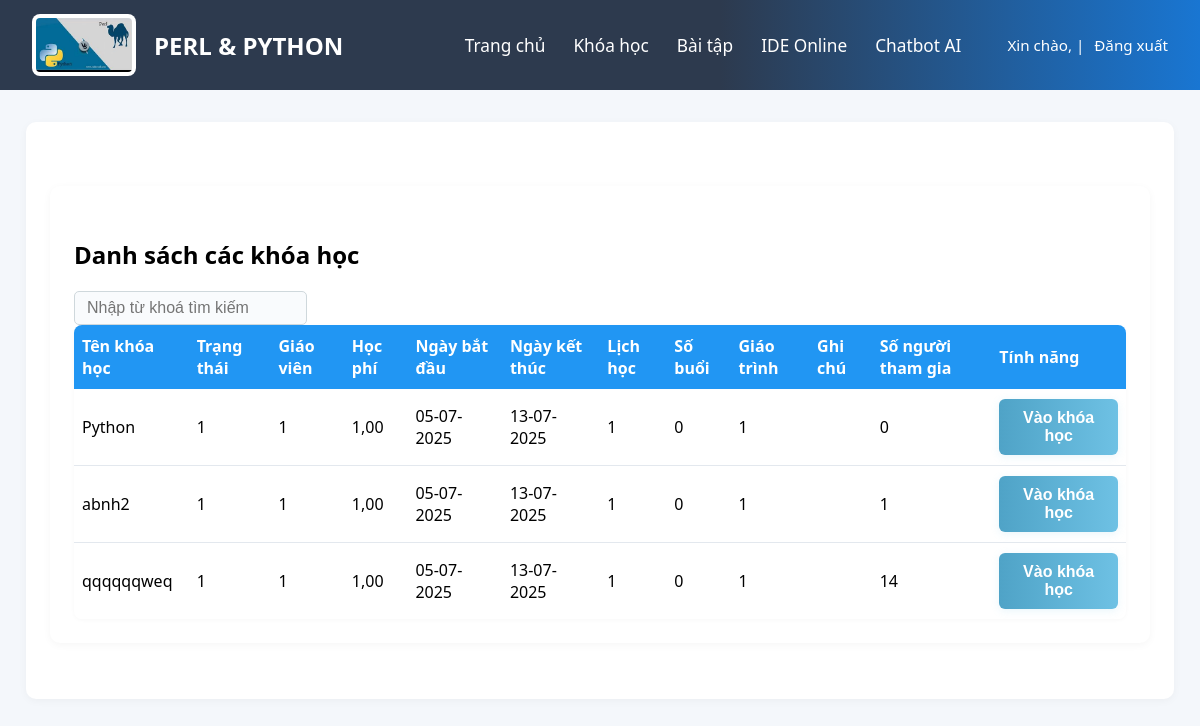
Screenshot of /student/course/ with the database file from the repository.
### teacherapp/models.py (models this page shows, shortened)
class Course(models.Model):
    name = models.CharField(max_length=200)
    status = models.CharField(max_length=50)
    teacher = models.CharField(max_length=100)
    fee = models.DecimalField(max_digits=10, decimal_places=2, null=True, blank=True)
    start_date = models.DateField()
    end_date = models.DateField()
    schedule = models.CharField(max_length=200)
    sessions = models.IntegerField(default=0)  # Tổng số buổi
    curriculum = models.TextField(blank=True)
    note = models.TextField(blank=True)
    participants = models.IntegerField(default=0)
    created_by = models.ForeignKey(User, on_delete=models.CASCADE, null=True, blank=True)

### studentapp/views.py (the view)
# urls.py: path('course/', views.course, name='course'),
def course(request):
    courses = Course.objects.all().order_by('-id')
    return render(request, "student_page/course.html", {"courses": courses})

### templates/student_page/course.html (shortened to what this page needs)
{% extends 'student_page/student_base.html' %}
{% load static %}
{% block extra_css %}
    <link rel="stylesheet" href="{% static 'css/course_management.css' %}">
{% endblock %}
{% block content %}
<div class="main-content">
    <div class="page-header">
        <h2>Danh sách các khóa học</h2>
        <div class="header-actions">
            <input type="text" placeholder="Nhập từ khoá tìm kiếm">
        </div>
    </div>
    <table class="class-table">
        <thead>
            <tr>
                <th>Tên khóa học</th>
                <th>Trạng thái</th>
                <th>Giáo viên</th>
                <th>Học phí</th>
                <th>Ngày bắt đầu</th>
                <th>Ngày kết thúc</th>
                <th>Lịch học</th>
                <th>Số buổi</th>
                <th>Giáo trình</th>
                <th>Ghi chú</th>
                <th>Số người tham gia</th>
                <th>Tính năng</th>
            </tr>
        </thead>
        <tbody>
            {% for course in courses %}
            <tr>
                <td>{{ course.name }}</td>
                <td>{{ course.status }}</td>
                <td>{{ course.teacher }}</td>
                <td>{{ course.fee }}</td>
                <td>{{ course.start_date|date:"d-m-Y" }}</td>
                <td>{{ course.end_date|date:"d-m-Y" }}</td>
                <td>{{ course.schedule }}</td>
                <td>{{ course.sessions }}</td>
                <td>{{ course.curriculum }}</td>
                <td>{{ course.note }}</td>
                <td>{{ course.participants }}</td>
                <td>
                    <button class="enter-course-btn custom-btn" onclick="checkCheckbox(this, {{ course.id }})">Vào khóa học</button>
                </td>
            </tr>
            {% endfor %}
        </tbody>
    </table>
</div>
{% endblock %}

### static/css/assignment_list.css (style rules this page uses)
body { background: linear-gradient(120deg, #e3f0ff 0%, #f8fbff 100%); font-family: 'Segoe UI', Arial, sans-serif; margin: 0; padding: 0; min-height: 100vh; }

### static/css/course_management.css (style rules this page uses)
body { background: #f4f7fb; font-family: 'Segoe UI', Arial, sans-serif; }
.main-content { background: #fff; border-radius: 10px; box-shadow: 0 2px 8px rgba(0,0,0,0.04); padding: 32px 24px 24px 24px; margin: 32px auto; max-width: 1100px; }
.header-actions { display: flex; gap: 10px; }
.header-actions input[type="text"] { padding: 7px 12px; border: 1px solid #cfd8dc; border-radius: 5px; font-size: 1em; background: #f9fbfd; outline: none; transition: border 0.2s; }
.enter-course-btn { background-color: #4CAF50; color: white; padding: 6px 12px; border: none; border-radius: 4px; cursor: pointer; }
.class-table { width: 100%; border-collapse: collapse; background: #fff; border-radius: 8px; overflow: hidden; box-shadow: 0 1px 4px rgba(0,0,0,0.03); }
.class-table th { background: #2196f3; color: #fff; font-weight: 600; padding: 10px 8px; text-align: left; font-size: 1em; }
.class-table td { padding: 10px 8px; border-bottom: 1px solid #e3e8ee; font-size: 1em; background: #fff; }
.class-table tr:last-child td { border-bottom: none; }

### templates/student_page/course.html (style rules this page uses)
.custom-btn { background: linear-gradient(90deg, #4fa3c7 0%, #6ec1e4 100%); color: #fff; border: none; border-radius: 6px; padding: 10px 22px; font-size: 1em; font-weight: 600; box-shadow: 0 2px 8px rgba(110,193,228,0.15); transition: background 0.3s, transform 0.2s; cursor: pointer; margin: 0 auto; display: block; }

### rows the page displays
Course: name "Python", status "1", teacher "1", fee "1,00", start_date "05-07-2025", end_date "13-07-2025", schedule "1", sessions "0", curriculum "1", participants "0"
Course: name "abnh2", status "1", teacher "1", fee "1,00", start_date "05-07-2025", end_date "13-07-2025", schedule "1", sessions "0", curriculum "1", participants "1"
Course: name "qqqqqqweq", status "1", teacher "1", fee "1,00", start_date "05-07-2025", end_date "13-07-2025", schedule "1", sessions "0", curriculum "1", participants "14"
